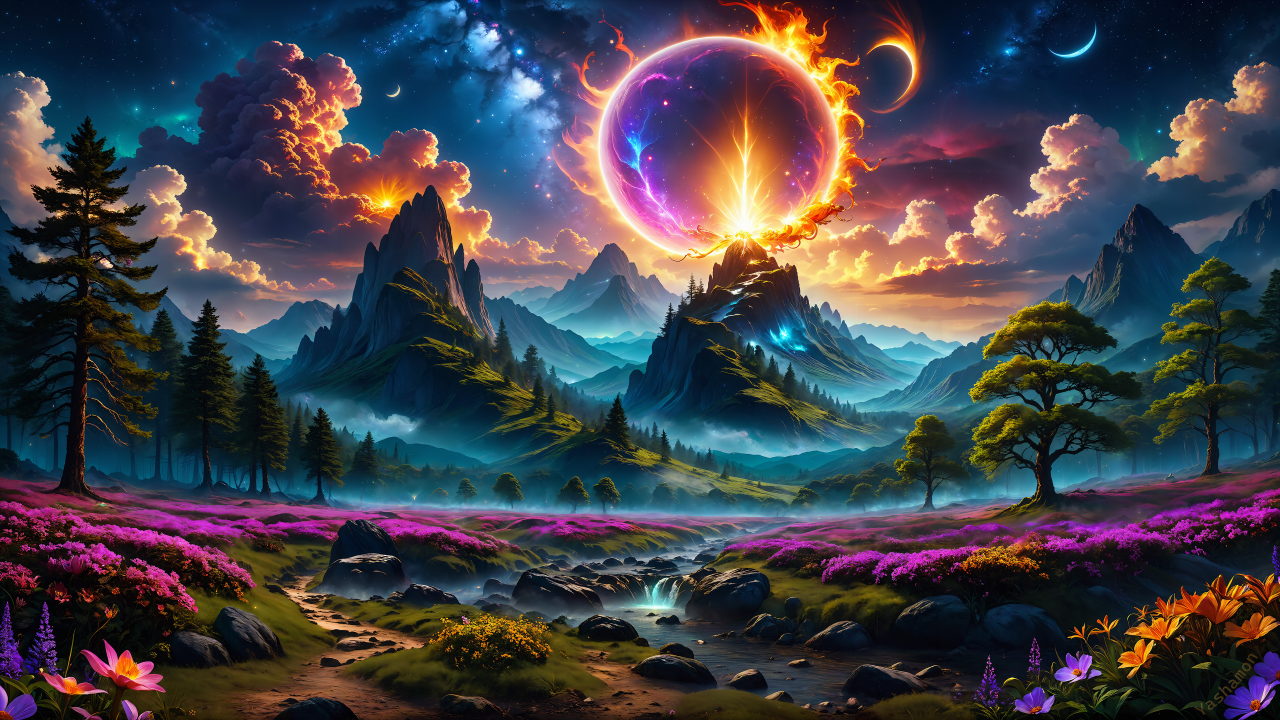
#> input picture bg.jpeg, 3840 x 2160 px (shown at 1/3 size)
$ python -i 2.py   (imports and definitions only)
#> lines starting #> are read from the running program, lines starting #| are printed output that depends on the picture
import requests
import cv2
import numpy as np
import matplotlib.pyplot as plt
from scipy.interpolate import splprep, splev
import tkinter as tk
from tkinter import filedialog, messagebox
from PIL import Image, ImageTk  # Added for background image handling


# [52 lines left out: functions remove_bg, detect_edges, plot_curves, not called in this run]


# Main function
def main():
    # Create a Tkinter window
    root = tk.Tk()
    root.geometry('500x300')  # Set window size to 500x300
    root.title("Background Removal and Edge Detection")

    # Load the background image
    bg_image = Image.open("bg.jpeg")
#> bg_image is the input picture: PIL image 3840x2160 RGB; mean R, G, B 66.3, 65.3, 73.7
    bg_image = bg_image.resize((500, 300), Image.Resampling.LANCZOS) # Resize the image to match window size
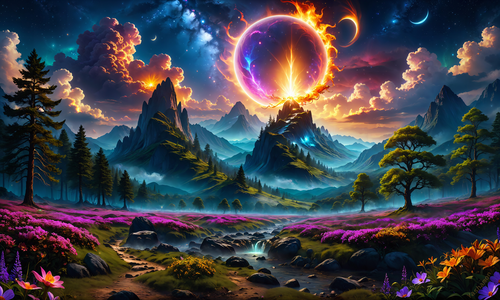
#> bg_image: PIL image 500x300 RGB; mean R, G, B 66.3, 65.3, 73.8
    bg_image_tk = ImageTk.PhotoImage(bg_image)

    # Create a label to display the background image
    bg_label = tk.Label(root, image=bg_image_tk)
    bg_label.place(x=0, y=0, relwidth=1, relheight=1)  # Fill the entire window with the background image

    # [26 lines left out: function pick_image, not called in this run]

    # Create and place the button at the bottom center
    pick_button = tk.Button(root, text="Pick Image", command=pick_image)
    pick_button.place(relx=0.5, rely=0.9, anchor=tk.CENTER)  # Bottom center position

    root.mainloop()  # Run the Tkinter main loop


# [2 lines not run here, left out]

>>> result = main()

$ run again, with obama.png saved as bg.jpeg
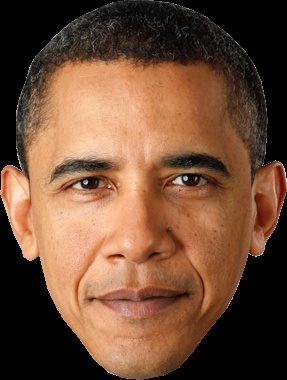
#> input picture obama.png, 287 x 380 px
#> in main, bg_image is the input picture: PIL image 287x380 RGB; mean R, G, B 111.8, 77, 54.7
#> in main, `bg_image = bg_image.resize((500, 300), Image.Resampling.LANCZOS)`:
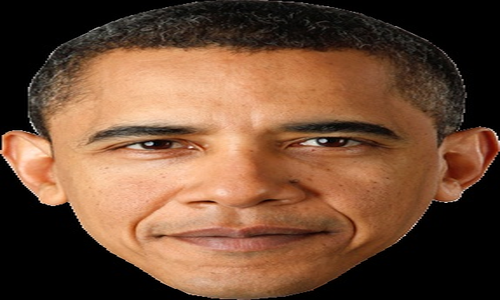
#> bg_image: PIL image 500x300 RGB; mean R, G, B 111.9, 77.1, 54.8

$ run again, with lana.webp saved as bg.jpeg
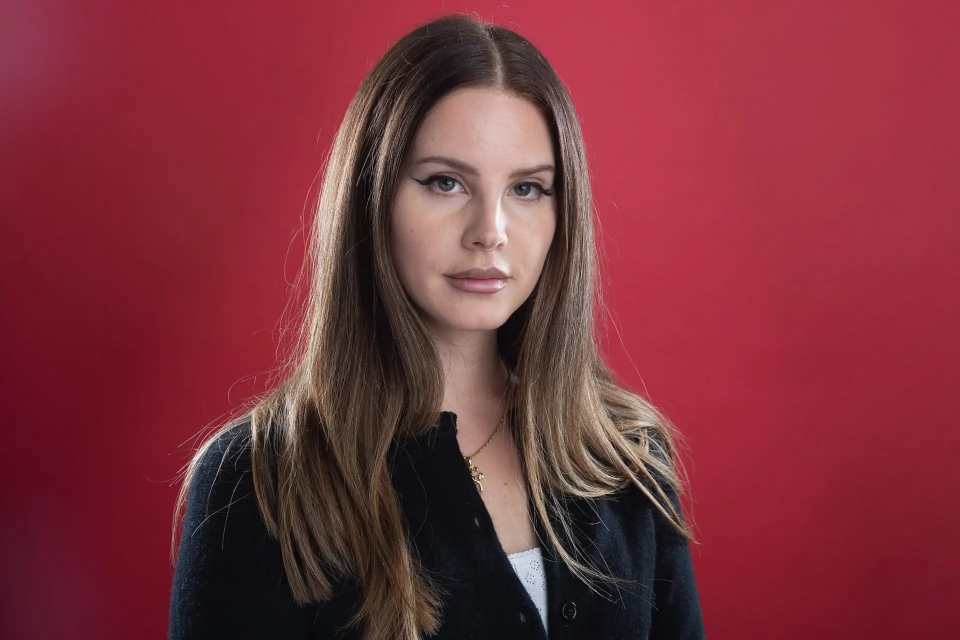
#> input picture lana.webp, 1920 x 1280 px (shown at 1/2 size)
#> in main, bg_image is the input picture: PIL image 1920x1280 RGB; mean R, G, B 125.4, 49.4, 59.5
#> in main, `bg_image = bg_image.resize((500, 300), Image.Resampling.LANCZOS)`:
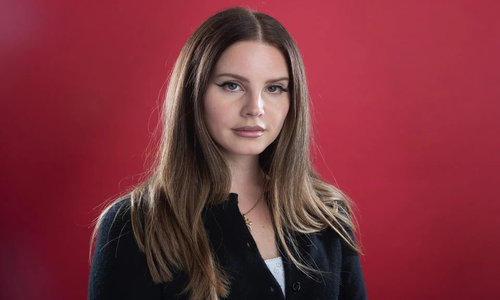
#> bg_image: PIL image 500x300 RGB; mean R, G, B 125.4, 49.4, 59.5
